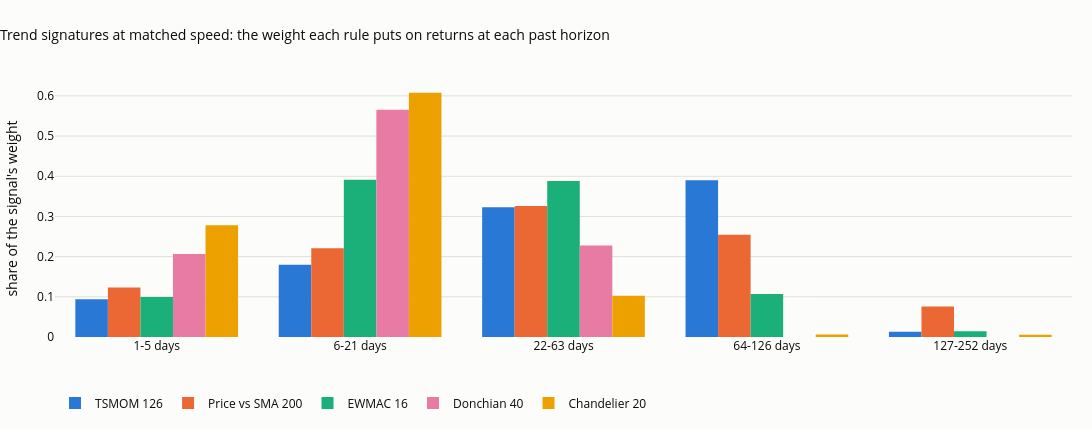

The notebook cell saved with this chart:
### Code cell
# matched speed: for each family, the parameter whose holding period is closest to the median of all systems
target_hold = T2.holding_days.median()
MATCH = {fam: g.iloc[(np.log(g.holding_days) - np.log(target_hold)).abs().argmin()].parameter for fam, g in T2.groupby("family", sort=False)}
MATCH = {f: (int(p) if float(p).is_integer() else p) for f, p in MATCH.items()}
print("target holding period, days:", round(target_hold, 1)); print("matched systems:", MATCH)
fig = go.Figure()
names = [f"{a}-{b} days" for a, b in BUCKETS]
for fam, n in MATCH.items():
    fig.add_bar(x=names, y=V[(fam, n)]["sigw"], name=f"{fam} {n}", marker_color=FAM_COL[fam])
fig.update_layout(barmode="group", title="Trend signatures at matched speed: the weight each rule puts on returns at each past horizon",
                  yaxis_title="share of the signal's weight", height=430, width=1100, margin=dict(t=80), legend=dict(orientation="h", y=-0.2, x=0))
save_figure(fig, "07_02_signatures", FIG)
fig

### Figure 1 — Plotly figure (JSON) as saved in the notebook; plotly's stock layout.template omitted (floating-point values rounded to 4 significant figures)
{"data": [{"marker": {"color": "#2a78d6"}, "name": "TSMOM 126", "type": "bar", "x": ["1-5 days", "6-21 days", "22-63 days", "64-126 days", "127-252 days"], "y": [0.09395, 0.1797, 0.323, 0.3901, 0.01325]}, {"marker": {"color": "#eb6834"}, "name": "Price vs SMA 200", "type": "bar", "x": ["1-5 days", "6-21 days", "22-63 days", "64-126 days", "127-252 days"], "y": [0.1233, 0.2206, 0.3257, 0.2546, 0.07581]}, {"marker": {"color": "#1baf7a"}, "name": "EWMAC 16", "type": "bar", "x": ["1-5 days", "6-21 days", "22-63 days", "64-126 days", "127-252 days"], "y": [0.09955, 0.3913, 0.3884, 0.1068, 0.01402]}, {"marker": {"color": "#e87ba4"}, "name": "Donchian 40", "type": "bar", "x": ["1-5 days", "6-21 days", "22-63 days", "64-126 days", "127-252 days"], "y": [0.2065, 0.5657, 0.2279, 0.0, 0.0]}, {"marker": {"color": "#eda100"}, "name": "Chandelier 20", "type": "bar", "x": ["1-5 days", "6-21 days", "22-63 days", "64-126 days", "127-252 days"], "y": [0.2781, 0.6075, 0.1027, 0.006077, 0.005616]}], "layout": {"barmode": "group", "height": 430, "legend": {"orientation": "h", "x": 0, "y": -0.2}, "margin": {"t": 80}, "title": {"text": "Trend signatures at matched speed: the weight each rule puts on returns at each past horizon"}, "width": 1100, "yaxis": {"title": {"text": "share of the signal's weight"}}}}
